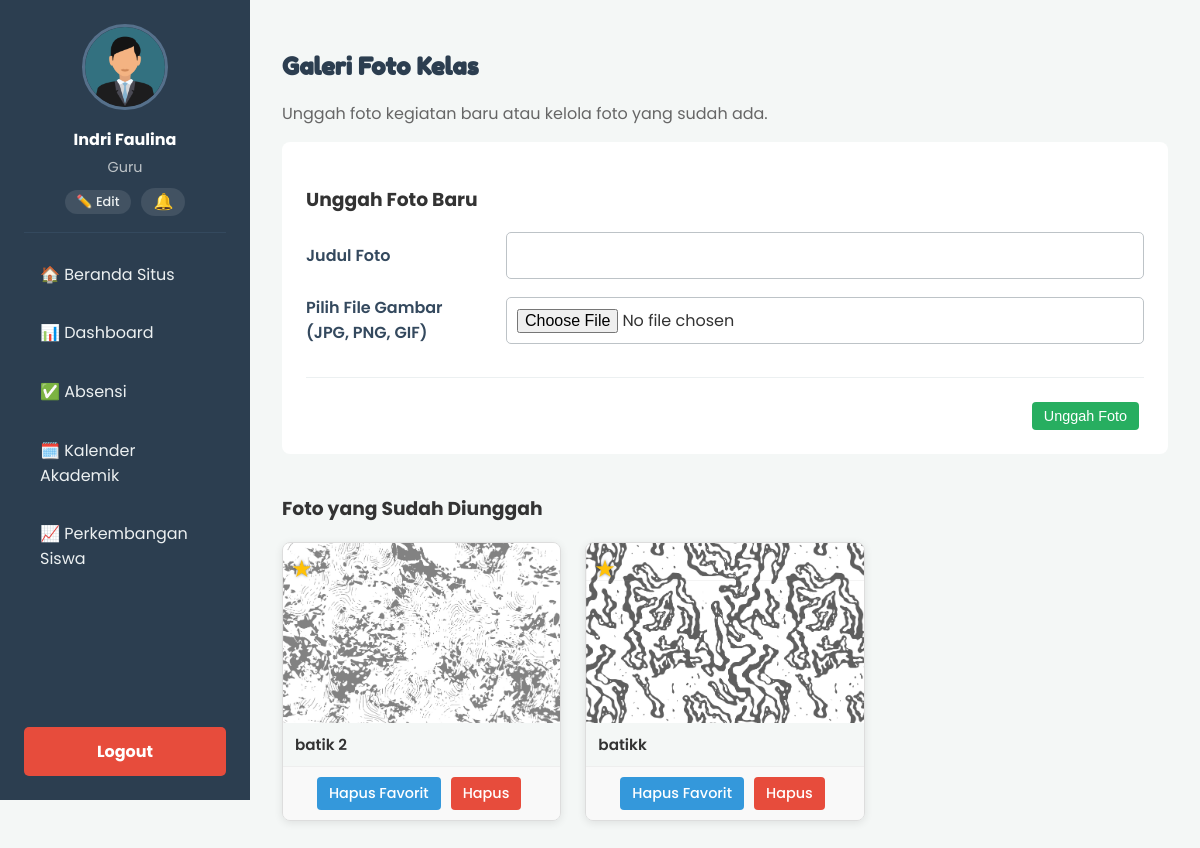
The page /guru/galeri_kelas.php (signed in) on the database its author committed.
### tables this page shows
CREATE TABLE `galeri_kelas` (
  `id_foto` int(11) NOT NULL,
  `id_kelas` int(11) NOT NULL,
  `id_guru` int(11) NOT NULL,
  `nama_file` varchar(255) NOT NULL,
  `judul_foto` varchar(100) DEFAULT NULL,
  `is_favorit` tinyint(1) NOT NULL DEFAULT 0 COMMENT '0=tidak, 1=favorit',
  `tanggal_unggah` timestamp NOT NULL DEFAULT current_timestamp()
);

### guru/galeri_kelas.php (the view, shortened to what this page needs)
<?php
include 'template_header.php';
require_once '../config.php';
$id_guru = $_SESSION['guru_id'];
$stmt_kelas = $conn->prepare("SELECT id_kelas FROM guru WHERE id_guru = ?");
$stmt_kelas->bind_param("i", $id_guru);
$stmt_kelas->execute();
$result_kelas = $stmt_kelas->get_result();
$data_kelas = $result_kelas->fetch_assoc();
$id_kelas = $data_kelas['id_kelas'];
?>
<div class="admin-content-header">
    <h2>Galeri Foto Kelas</h2>
    <p>Unggah foto kegiatan baru atau kelola foto yang sudah ada.</p>
</div>
<div class="admin-content-body">
    <div class="form-container">
        <h3>Unggah Foto Baru</h3>
        <form action="proses_upload.php" method="post" enctype="multipart/form-data">
            <div class="form-group">
                <label for="judul_foto">Judul Foto</label>
                <input type="text" name="judul_foto" id="judul_foto" required>
            </div>
            <div class="form-group">
                <label for="foto_kegiatan">Pilih File Gambar (JPG, PNG, GIF)</label>
                <input type="file" name="foto_kegiatan" id="foto_kegiatan" accept="image/png, image/jpeg, image/gif" required>
            </div>
            <div class="form-actions">
                <button type="submit" name="upload" class="btn-aksi btn-simpan">Unggah Foto</button>
            </div>
        </form>
    </div>
    <div class="gallery-view-container">
        <h3>Foto yang Sudah Diunggah</h3>
        <div class="photo-gallery">
            <?php
            $stmt_foto = $conn->prepare("SELECT id_foto, nama_file, judul_foto, is_favorit FROM galeri_kelas WHERE id_kelas = ? ORDER BY tanggal_unggah DESC");
            $stmt_foto->bind_param("i", $id_kelas);
            $stmt_foto->execute();
            $result_foto = $stmt_foto->get_result();
            if ($result_foto->num_rows > 0) {
                while($foto = $result_foto->fetch_assoc()) {
            ?>
                <div class="photo-card">
                    <?php if($foto['is_favorit'] == 1): ?>
                        <div class="favorite-star" title="Foto Favorit">★</div>
                    <?php endif; ?>
                    <img src="../uploads/<?php echo htmlspecialchars($foto['nama_file']); ?>" alt="<?php echo htmlspecialchars($foto['judul_foto']); ?>">
                    <div class="photo-title"><?php echo htmlspecialchars($foto['judul_foto']); ?></div>
                    <div class="photo-actions">
                        <?php if($foto['is_favorit'] == 0): ?>
                            <a href="proses_favorit.php?id=<?php echo $foto['id_foto']; ?>&action=set" class="btn-aksi btn-info">Jadikan Favorit</a>
                        <?php else: ?>
                            <a href="proses_favorit.php?id=<?php echo $foto['id_foto']; ?>&action=unset" class="btn-aksi btn-detail">Hapus Favorit</a>
                        <?php endif; ?>
                        <a href="hapus_foto.php?id=<?php echo $foto['id_foto']; ?>" class="btn-aksi btn-hapus" onclick="return confirm('Anda yakin ingin menghapus foto ini?');">Hapus</a>
                    </div>
                </div>
            <?php
                }
            } else {
                echo "<p>Belum ada foto yang diunggah untuk kelas ini.</p>";
            }
            ?>
        </div>
    </div>
</div>
<?php include 'template_footer.php'; ?>

### css/admin.css (style rules this page uses)
body { font-family: 'Poppins', sans-serif; margin: 0; background-color: #f4f7f6; color: #333; }
.admin-content-header h2 { font-family: 'Fredoka One', cursive; text-align: left; color: #2c3e50; }
.admin-content-header p { color: #666; margin-top: 0; }
.form-container { background-color:#fff;padding:1.5rem;border-radius:8px }
.form-actions { display:flex;justify-content:flex-end;gap:10px;margin-top:2rem;border-top:1px solid #ecf0f1;padding-top:1.5rem }
.form-container .form-group { display:grid;gap:10px 20px;align-items:center;margin-bottom:1rem }
.form-container .form-group label { font-weight:600;color:#34495e;text-align:left }
.form-container input[type="text"], .form-container input[type="password"], .form-container select, .form-container textarea, .form-container input[type="file"] { width:100%;padding:10px;border-radius:5px;border:1px solid #bdc3c7;box-sizing:border-box;font-size:1rem;font-family:'Poppins',sans-serif }
.btn-aksi { display:inline-block;padding:6px 12px;margin-right:5px;border-radius:4px;color:#fff;text-decoration:none;font-size:.9rem;text-align:center;border:none;cursor:pointer;font-weight:500 }
.btn-detail { background-color:#3498db }
.btn-hapus { background-color:#e74c3c }
.btn-simpan { background-color:#27ae60 }
.gallery-view-container { margin-top:2.5rem }
.photo-gallery { display:grid;grid-template-columns:repeat(auto-fill,minmax(220px,1fr));gap:1.5rem }
.photo-card { border:1px solid #ddd;border-radius:8px;overflow:hidden;box-shadow:0 2px 8px rgba(0,0,0,.09);display:flex;flex-direction:column;position:relative }
.photo-card img { width:100%;height:180px;object-fit:cover;display:block }
.photo-title { padding:10px 12px;font-weight:600;font-size:.95rem;color:#333 }
.photo-actions { margin-top:auto;padding:10px;background-color:#f9f9f9;border-top:1px solid #eee;text-align:center;display:flex;gap:5px;justify-content:center }
.favorite-star { position:absolute;top:8px;left:8px;font-size:24px;color:#ffc107;text-shadow:0 0 3px rgba(0,0,0,.5);pointer-events:none }
@media (min-width: 768px) { .form-container .form-group { grid-template-columns:180px 1fr } }

### rows shown on the page
galeri_kelas: nama_file (picture), judul_foto "batik 2"
galeri_kelas: nama_file (picture), judul_foto "batikk"

### other values the page prints
$_SESSION['guru_nama'] "Indri Faulina"
